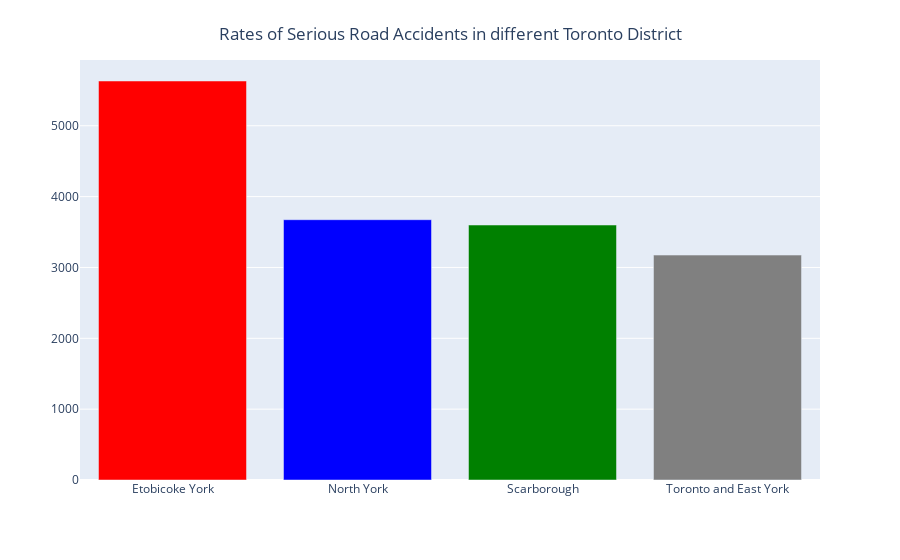

Notebook source saved alongside this figure:
### Markdown cell above
**Observations**

- It can be observed that the overall rates of road accidents, in spite of some fluctuation, are declining. While, in 2012 and 2018 there were a spike, following latter road accidents drops significantly.

### Code cell
district = [district for district,df in df_clean.groupby('District')]
fig = px.bar(df_clean, x = district, y = df_clean['District'].value_counts(), labels={'x':'','y':''})
colors = ['green'] * 4
colors[0] = 'red'
colors[1] = 'blue'
colors[3] = 'gray'
fig.update_traces(marker_color=colors)
fig.update_layout(
    title={
        'text': "Rates of Serious Road Accidents in different Toronto District",
        'y':0.95,
        'x':0.5,
        'xanchor': 'center',
        'yanchor': 'top'})
fig.show()

### Figure 1 — Plotly figure (JSON) as saved in the notebook; plotly's stock layout.template omitted (floating-point values rounded to 4 significant figures)
{"data": [{"alignmentgroup": "True", "hovertemplate": "=%{y}<extra></extra>", "legendgroup": "", "marker": {"color": ["red", "blue", "green", "gray"]}, "name": "", "offsetgroup": "", "orientation": "v", "showlegend": false, "textposition": "auto", "type": "bar", "x": ["Etobicoke York", "North York", "Scarborough", "Toronto and East York"], "xaxis": "x", "y": [5632, 3674, 3599, 3175], "yaxis": "y"}], "layout": {"barmode": "relative", "legend": {"tracegroupgap": 0}, "margin": {"t": 60}, "title": {"text": "Rates of Serious Road Accidents in different Toronto District", "x": 0.5, "xanchor": "center", "y": 0.95, "yanchor": "top"}, "xaxis": {"anchor": "y", "domain": [0, 1], "title": {"text": ""}}, "yaxis": {"anchor": "x", "domain": [0, 1], "title": {"text": ""}}}}
